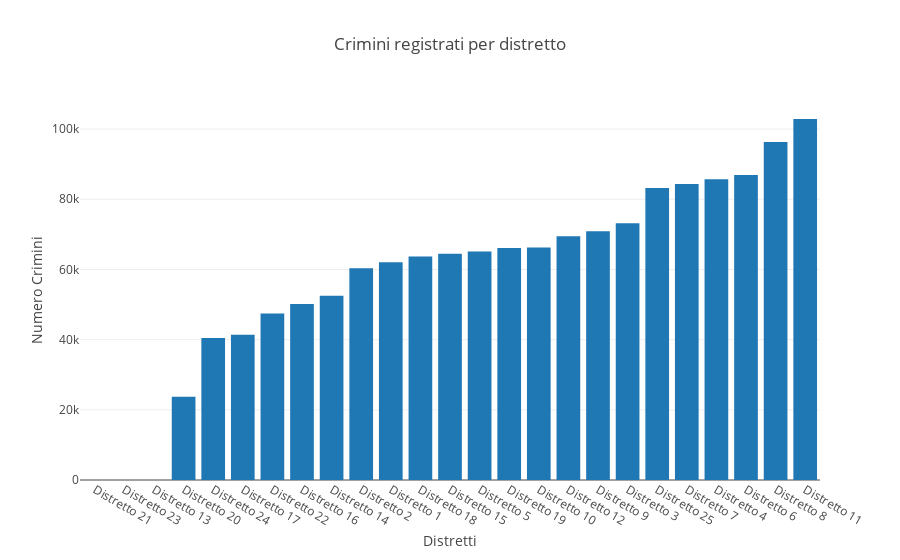

Here is the notebook cell this chart was saved with:
### Code cell
import math
arrayDistrict=df['District'].values
dictDistrict=dict()

arrayDistrict=list(arrayDistrict)
arrayOccorrenze=list()
for i in range (1,26):
    #arrayOccorrenze.append(arrayDistrict.count(i)+arrayDistrict.count(str(float(i))))
    dictDistrict[i]=arrayDistrict.count(i)+arrayDistrict.count(str(float(i)))

sorted_by_value = sorted(dictDistrict.items(), key=lambda kv: kv[1])

#giorni = list(sorted_by_value[0][0])
#cont_giorni = list(sorted_by_value[:][1])
distretti=list()
contatore_distretti=list()

for a,b in sorted_by_value:
    distretti.append("Distretto "+str(a))
    contatore_distretti.append(b)

    data = [go.Bar(
            x=distretti,
            y=contatore_distretti
)]
layout = go.Layout(
        title="Crimini registrati per distretto",
        yaxis=dict(title="Numero Crimini"),
        xaxis=dict(title="Distretti")
)

fig = go.Figure(data=data, layout=layout)

py.iplot(fig)

### Figure 1 — Plotly figure (JSON) as saved in the notebook; plotly's stock layout.template omitted (floating-point values rounded to 4 significant figures)
{"data": [{"type": "bar", "uid": "5252b3fa-f705-11e8-91da-acde48001122", "x": ["Distretto 21", "Distretto 23", "Distretto 13", "Distretto 20", "Distretto 24", "Distretto 17", "Distretto 22", "Distretto 16", "Distretto 14", "Distretto 2", "Distretto 1", "Distretto 18", "Distretto 15", "Distretto 5", "Distretto 19", "Distretto 10", "Distretto 12", "Distretto 9", "Distretto 3", "Distretto 25", "Distretto 7", "Distretto 4", "Distretto 6", "Distretto 8", "Distretto 11"], "y": [0, 0, 1, 23721, 40449, 41406, 47484, 50134, 52509, 60312, 62022, 63682, 64508, 65146, 66115, 66276, 69482, 70869, 73195, 83204, 84373, 85681, 86915, 96325, 102878]}], "layout": {"title": "Crimini registrati per distretto", "xaxis": {"title": "Distretti"}, "yaxis": {"title": "Numero Crimini"}}}
